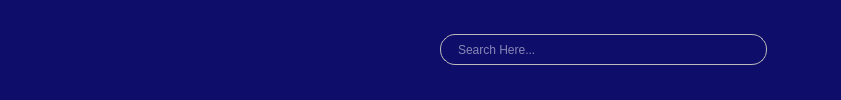
         <widget class="QWidget" name="header_widget" native="true">
          <property name="minimumSize">
           <size>
            <width>841</width>
            <height>71</height>
           </size>
          </property>
          <property name="maximumSize">
           <size>
            <width>16777215</width>
            <height>16777215</height>
           </size>
          </property>
          <property name="styleSheet">
           <string notr="true">background-color: rgb(14, 13, 106);
border-radius: 15px;</string>
          </property>
          <layout class="QHBoxLayout" name="horizontalLayout_6">
           <item>
            <widget class="QPushButton" name="pushButton_3">
             <property name="styleSheet">
              <string notr="true">border:none;</string>
             </property>
             <property name="text">
              <string/>
             </property>
             <property name="icon">
              <iconset resource="resources.qrc">
               <normaloff>:/Icons/burger-bar (6).png</normaloff>
               <normalon>:/Icons/burger-bar (3).png</normalon>:/Icons/burger-bar (6).png</iconset>
             </property>
             <property name="iconSize">
              <size>
               <width>29</width>
               <height>35</height>
              </size>
             </property>
             <property name="checkable">
              <bool>true</bool>
             </property>
             <property name="autoExclusive">
              <bool>false</bool>
             </property>
            </widget>
           </item>
           <item>
            <spacer name="horizontalSpacer_4">
             <property name="orientation">
              <enum>Qt::Horizontal</enum>
             </property>
             <property name="sizeHint" stdset="0">
              <size>
               <width>386</width>
               <height>20</height>
              </size>
             </property>
            </spacer>
           </item>
           <item>
            <layout class="QHBoxLayout" name="horizontalLayout_7">
             <property name="rightMargin">
              <number>25</number>
             </property>
             <item>
              <widget class="QLineEdit" name="lineEdit_2">
               <property name="minimumSize">
                <size>
                 <width>0</width>
                 <height>31</height>
                </size>
               </property>
               <property name="maximumSize">
                <size>
                 <width>16777215</width>
                 <height>31</height>
                </size>
               </property>
               <property name="styleSheet">
                <string notr="true">QLineEdit{
	padding-left:15px;
	border: 1px solid #bbbbbc;
	border-radius: 15px;
	color: #ffffff;
	/*background-color: rgb(187, 187, 188);*/
}</string>
               </property>
               <property name="placeholderText">
                <string>Search Here...</string>
               </property>
              </widget>
             </item>
             <item>
              <widget class="QPushButton" name="pushButton_4">
               <property name="styleSheet">
                <string notr="true">border: none;
</string>
               </property>
               <property name="text">
                <string/>
               </property>
               <property name="icon">
                <iconset resource="resources.qrc">
                 <normaloff>:/Icons/magnifying-glass (3).png</normaloff>:/Icons/magnifying-glass (3).png</iconset>
               </property>
               <property name="iconSize">
                <size>
                 <width>25</width>
                 <height>25</height>
                </size>
               </property>
               <property name="checkable">
                <bool>true</bool>
               </property>
               <property name="autoExclusive">
                <bool>false</bool>
               </property>
              </widget>
             </item>
            </layout>
           </item>
          </layout>
         </widget>
